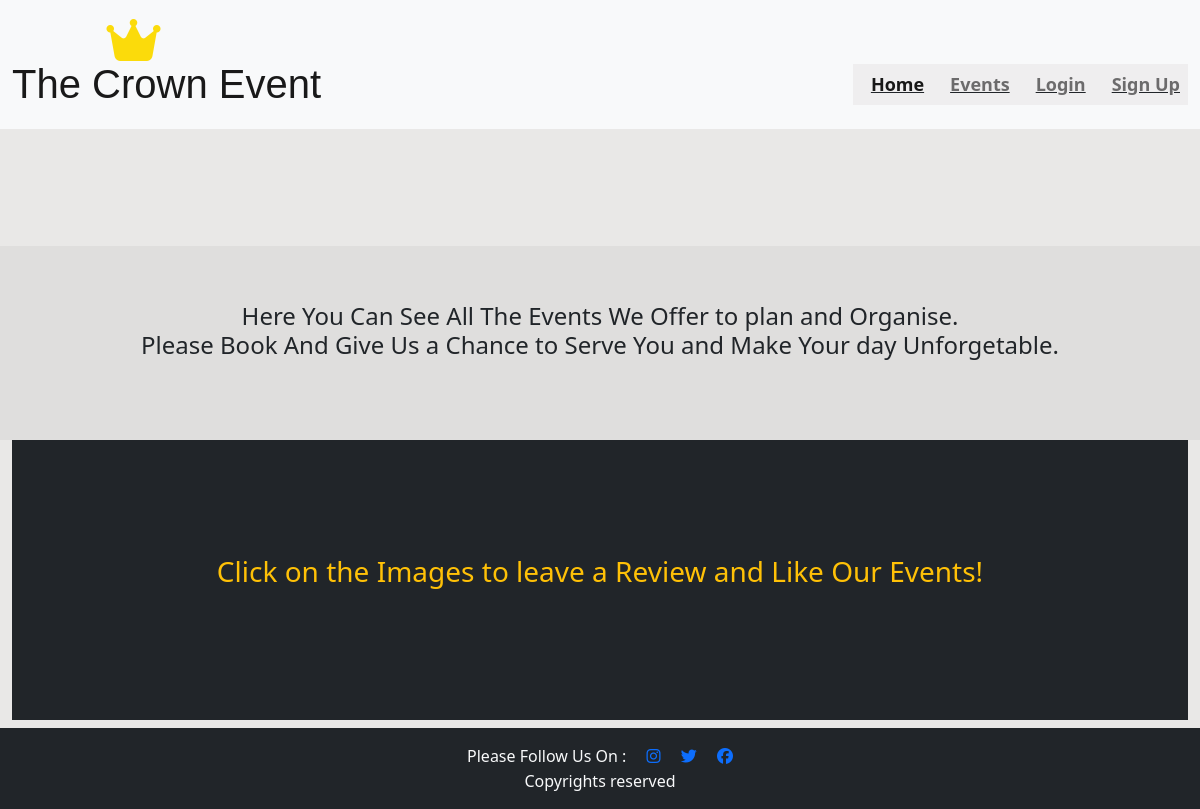
Page /events/ on the earlier database version.
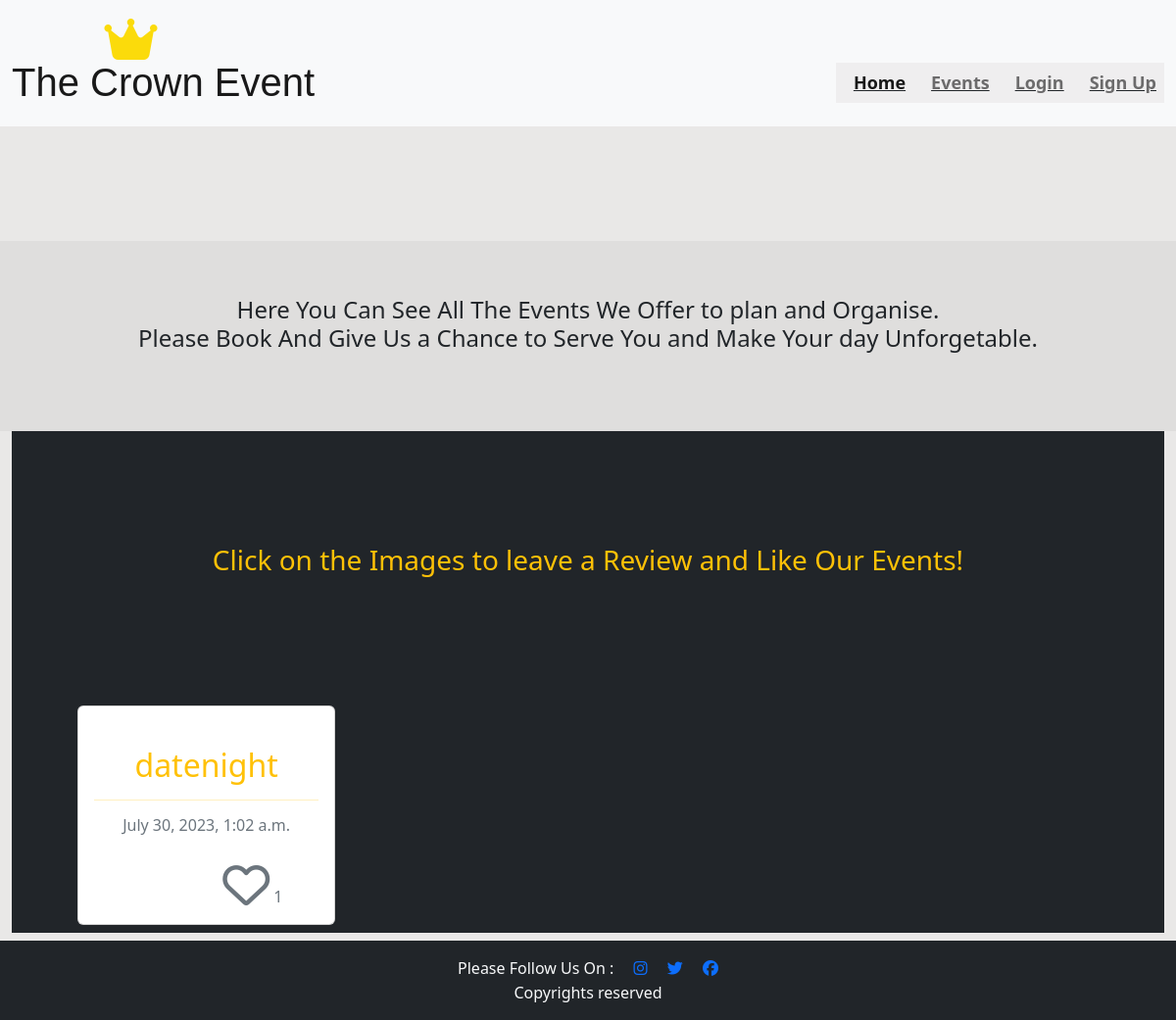
Same page on the later database version.
### eventbooking/models.py (models this page shows, shortened)
class Event(models.Model):
    title = models.CharField(max_length=200, unique=True)
    slug = models.SlugField(max_length=200, unique=True)
    featured_image = CloudinaryField('image', default='placeholder')
    description = models.TextField()
    created_on = models.DateTimeField(auto_now_add=True)
    updated_on = models.DateTimeField(auto_now=True)
    status = models.IntegerField(choices=STATUS, default=0)
    likes = models.ManyToManyField(
        User, related_name="event_likes", blank=True)
    class Meta:
        ordering = ['-created_on']
    def number_of_likes(self):
        return self.likes.count()

### eventbooking/views.py (the view)
# urls.py: path('events/', views.EventListView.as_view(), name='events'),
class EventListView(generic.ListView, View):
    model = Event
    queryset = Event.objects.filter(status=1).order_by('-created_on')
    template_name = 'events.html'
    paginate_by = 6

### templates/events.html (shortened to what this page needs)
{% extends "base.html" %}
{% load static %}
{% block content %}
<div class="container-fluid overflow-hidden">
    <div class="row">
        <div class=" bg-dark-grey text-secondary px-4 py-2 text-center">
            <div class="py-5">
                <div class="col-lg-12 mx-auto">
                {% if user.is_authenticated %}
                {% csrf_token %}
                    <div class="book-btn bg"><a href="{% url 'booking' %}" method="Request" class="btn btn-primary"
                        style="--bs-btn-padding-y: .25rem; --bs-btn-padding-x: .5rem; --bs-btn-font-size: .95rem;">
                        Book An Event</a>
                    </button>
                    </div>
                {% else %}
                <h3 class="fs-4 mb-4 text-dark">Here You Can See All The Events We Offer to plan and Organise. <br>
                    Please Book And Give Us a Chance to Serve You and Make Your day Unforgetable.
                </h3>
                {% endif %}
                </div>
        </div>
    </div>
</div>
<div class="container-fluid bg-dark overflow-hidden">
        <div class="row bg-dark text-center text-warning">
        <h3> Click on the Images to leave a Review and Like Our Events!</h3>
            <div class="col-12 mt-2 left bg-dark">
                <div class="row bg-dark">
                    {% for event in event_list %}
                    <div class="col-md-4 bg-dark">
                        <div class="card mb-2">
                            <div class="card-body">
                                <div class="image-container">
                                    <a href="{% url 'events_detail' event.slug %}" class="event-link text-warning text-decoration-none">
                                </div>
                                <div class="link-heading">
                                    <h2 class="card-title">{{ event.title }}</h2>
                                <hr />
                                <p class="card-text text-muted h6">{{ event.created_on}} <i class="far fa-heart"></i>
                                    {{ event.number_of_likes }}</p>
                                </div>
                            </div>
                        </div>
                    </div>
                    {% endfor %}
                </div>
            </div>
        </div>
</div>
{% endblock content %}

Differences in the rows shown:
added Event: title "datenight", created_on "July 30, 2023, 1:02 a.m.", number_of_likes "1"
